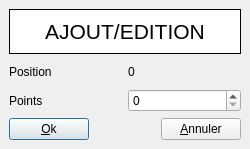
<ui version="4.0" >
 <class>PointsEdit</class>
 <widget class="QDialog" name="PointsEdit" >
  <property name="geometry" >
   <rect>
    <x>0</x>
    <y>0</y>
    <width>250</width>
    <height>149</height>
   </rect>
  </property>
  <property name="windowTitle" >
   <string>Répartition des points</string>
  </property>
  <layout class="QVBoxLayout" >
   <property name="margin" >
    <number>9</number>
   </property>
   <property name="spacing" >
    <number>6</number>
   </property>
   <item>
    <widget class="QFrame" name="frame" >
     <property name="palette" >
      <palette>
       <active>
        <colorrole role="Base" >
         <brush brushstyle="SolidPattern" >
          <color alpha="255" >
           <red>255</red>
           <green>255</green>
           <blue>255</blue>
          </color>
         </brush>
        </colorrole>
        <colorrole role="Window" >
         <brush brushstyle="SolidPattern" >
          <color alpha="255" >
           <red>255</red>
           <green>255</green>
           <blue>255</blue>
          </color>
         </brush>
        </colorrole>
       </active>
       <inactive>
        <colorrole role="Base" >
         <brush brushstyle="SolidPattern" >
          <color alpha="255" >
           <red>255</red>
           <green>255</green>
           <blue>255</blue>
          </color>
         </brush>
        </colorrole>
        <colorrole role="Window" >
         <brush brushstyle="SolidPattern" >
          <color alpha="255" >
           <red>255</red>
           <green>255</green>
           <blue>255</blue>
          </color>
         </brush>
        </colorrole>
       </inactive>
       <disabled>
        <colorrole role="Base" >
         <brush brushstyle="SolidPattern" >
          <color alpha="255" >
           <red>255</red>
           <green>255</green>
           <blue>255</blue>
          </color>
         </brush>
        </colorrole>
        <colorrole role="Window" >
         <brush brushstyle="SolidPattern" >
          <color alpha="255" >
           <red>255</red>
           <green>255</green>
           <blue>255</blue>
          </color>
         </brush>
        </colorrole>
       </disabled>
      </palette>
     </property>
     <property name="autoFillBackground" >
      <bool>true</bool>
     </property>
     <property name="frameShape" >
      <enum>QFrame::Box</enum>
     </property>
     <property name="frameShadow" >
      <enum>QFrame::Plain</enum>
     </property>
     <layout class="QGridLayout" >
      <property name="margin" >
       <number>9</number>
      </property>
      <property name="spacing" >
       <number>6</number>
      </property>
      <item row="0" column="0" >
       <widget class="QLabel" name="TextLabel1" >
        <property name="sizePolicy" >
         <sizepolicy>
          <hsizetype>1</hsizetype>
          <vsizetype>1</vsizetype>
          <horstretch>0</horstretch>
          <verstretch>0</verstretch>
         </sizepolicy>
        </property>
        <property name="minimumSize" >
         <size>
          <width>0</width>
          <height>0</height>
         </size>
        </property>
        <property name="maximumSize" >
         <size>
          <width>32767</width>
          <height>32767</height>
         </size>
        </property>
        <property name="font" >
         <font>
          <pointsize>16</pointsize>
          <weight>75</weight>
          <bold>true</bold>
         </font>
        </property>
        <property name="text" >
         <string>&lt;html>&lt;head>&lt;meta name="qrichtext" content="1" />&lt;style type="text/css">
p, li { white-space: pre-wrap; }
&lt;/style>&lt;/head>&lt;body style=" font-family:'MS Shell Dlg 2'; font-size:16pt; font-weight:600; font-style:normal; text-decoration:none;">
&lt;p style=" margin-top:0px; margin-bottom:0px; margin-left:0px; margin-right:0px; -qt-block-indent:0; text-indent:0px;">&lt;span style=" font-weight:400;">AJOUT/EDITION&lt;/span>&lt;/p>&lt;/body>&lt;/html></string>
        </property>
        <property name="alignment" >
         <set>Qt::AlignCenter</set>
        </property>
        <property name="wordWrap" >
         <bool>false</bool>
        </property>
       </widget>
      </item>
     </layout>
    </widget>
   </item>
   <item>
    <layout class="QHBoxLayout" >
     <property name="margin" >
      <number>0</number>
     </property>
     <property name="spacing" >
      <number>6</number>
     </property>
     <item>
      <widget class="QLabel" name="lblPosition" >
       <property name="sizePolicy" >
        <sizepolicy>
         <hsizetype>0</hsizetype>
         <vsizetype>1</vsizetype>
         <horstretch>0</horstretch>
         <verstretch>0</verstretch>
        </sizepolicy>
       </property>
       <property name="minimumSize" >
        <size>
         <width>0</width>
         <height>0</height>
        </size>
       </property>
       <property name="maximumSize" >
        <size>
         <width>32767</width>
         <height>32767</height>
        </size>
       </property>
       <property name="font" >
        <font/>
       </property>
       <property name="text" >
        <string>Position</string>
       </property>
       <property name="alignment" >
        <set>Qt::AlignLeading|Qt::AlignLeft|Qt::AlignVCenter</set>
       </property>
       <property name="wordWrap" >
        <bool>false</bool>
       </property>
      </widget>
     </item>
     <item>
      <widget class="QLabel" name="positionNum" >
       <property name="text" >
        <string>0</string>
       </property>
      </widget>
     </item>
    </layout>
   </item>
   <item>
    <layout class="QHBoxLayout" >
     <property name="margin" >
      <number>0</number>
     </property>
     <property name="spacing" >
      <number>6</number>
     </property>
     <item>
      <widget class="QLabel" name="TextLabel1_2_2" >
       <property name="sizePolicy" >
        <sizepolicy>
         <hsizetype>0</hsizetype>
         <vsizetype>1</vsizetype>
         <horstretch>0</horstretch>
         <verstretch>0</verstretch>
        </sizepolicy>
       </property>
       <property name="minimumSize" >
        <size>
         <width>0</width>
         <height>0</height>
        </size>
       </property>
       <property name="maximumSize" >
        <size>
         <width>32767</width>
         <height>32767</height>
        </size>
       </property>
       <property name="font" >
        <font/>
       </property>
       <property name="text" >
        <string>Points</string>
       </property>
       <property name="alignment" >
        <set>Qt::AlignLeading|Qt::AlignLeft|Qt::AlignVCenter</set>
       </property>
       <property name="wordWrap" >
        <bool>false</bool>
       </property>
      </widget>
     </item>
     <item>
      <widget class="QSpinBox" name="pointsBox" />
     </item>
    </layout>
   </item>
   <item>
    <layout class="QHBoxLayout" >
     <property name="margin" >
      <number>0</number>
     </property>
     <property name="spacing" >
      <number>6</number>
     </property>
     <item>
      <widget class="QPushButton" name="btnOk" >
       <property name="text" >
        <string>&amp;Ok</string>
       </property>
       <property name="shortcut" >
        <string>Alt+O</string>
       </property>
      </widget>
     </item>
     <item>
      <spacer>
       <property name="orientation" >
        <enum>Qt::Horizontal</enum>
       </property>
       <property name="sizeType" >
        <enum>QSizePolicy::Expanding</enum>
       </property>
       <property name="sizeHint" >
        <size>
         <width>20</width>
         <height>20</height>
        </size>
       </property>
      </spacer>
     </item>
     <item>
      <widget class="QPushButton" name="btnCancel" >
       <property name="text" >
        <string>&amp;Annuler</string>
       </property>
       <property name="shortcut" >
        <string>Alt+A</string>
       </property>
      </widget>
     </item>
    </layout>
   </item>
  </layout>
 </widget>
 <layoutdefault spacing="6" margin="11" />
 <pixmapfunction>qPixmapFromMimeSource</pixmapfunction>
 <resources/>
 <connections>
  <connection>
   <sender>btnOk</sender>
   <signal>clicked()</signal>
   <receiver>PointsEdit</receiver>
   <slot>accept()</slot>
   <hints>
    <hint type="sourcelabel" >
     <x>20</x>
     <y>20</y>
    </hint>
    <hint type="destinationlabel" >
     <x>20</x>
     <y>20</y>
    </hint>
   </hints>
  </connection>
  <connection>
   <sender>btnCancel</sender>
   <signal>clicked()</signal>
   <receiver>PointsEdit</receiver>
   <slot>reject()</slot>
   <hints>
    <hint type="sourcelabel" >
     <x>20</x>
     <y>20</y>
    </hint>
    <hint type="destinationlabel" >
     <x>20</x>
     <y>20</y>
    </hint>
   </hints>
  </connection>
 </connections>
</ui>
